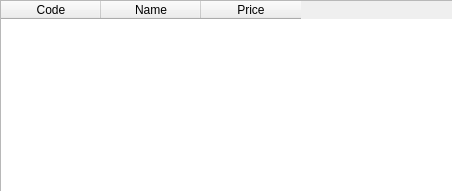
<?xml version="1.0" encoding="UTF-8"?>
<ui version="4.0">
 <class>Dialog</class>
 <widget class="QDialog" name="Dialog">
  <property name="geometry">
   <rect>
    <x>0</x>
    <y>0</y>
    <width>452</width>
    <height>191</height>
   </rect>
  </property>
  <property name="windowTitle">
   <string>Dialog</string>
  </property>
  <widget class="QTableWidget" name="tableWidget">
   <property name="geometry">
    <rect>
     <x>0</x>
     <y>0</y>
     <width>461</width>
     <height>192</height>
    </rect>
   </property>
   <column>
    <property name="text">
     <string>Code</string>
    </property>
   </column>
   <column>
    <property name="text">
     <string>Name</string>
    </property>
   </column>
   <column>
    <property name="text">
     <string>Price</string>
    </property>
   </column>
  </widget>
 </widget>
 <resources/>
 <connections/>
</ui>
